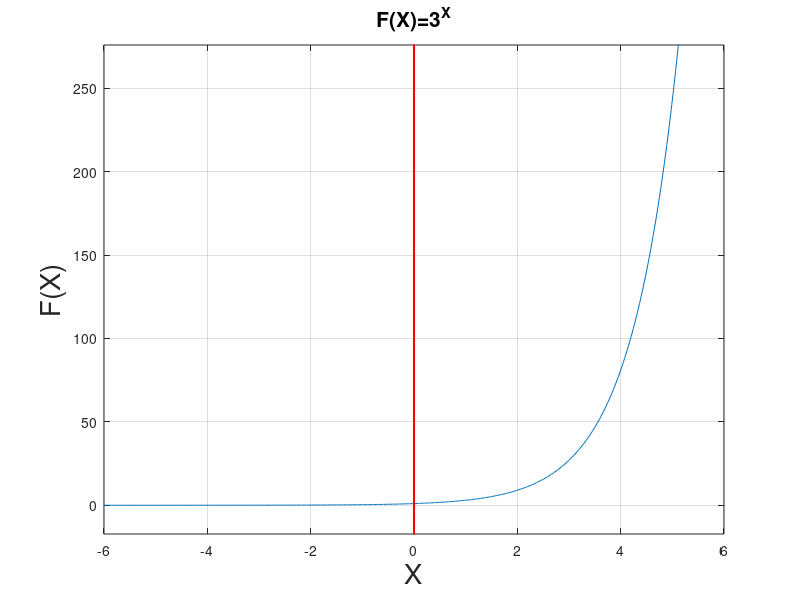

This figure's MATLAB source:
%Octave Script
%title               :Funciones trascendentes: Trigonometricas, Logaritmicas y Exponenciales
%Description         :identificar el dominio, rango y tipo de funcion
%Author:             :Angel Jesus Santiago Hernandez
%Date                :2021/11/25
%Version             :7
%Usage               :octave>cd/path/AXIOMAS
%Notes:              :Requiere aplicacion octave,usar su linea de comandos
%                    :https://octaveintro.readthedocs.io/en/latest/index.html


clc
clear 
ezplot('3.^x',[-6 6]);
hold on;
grid on;
plot([0 0],[-30 300],'r-',"linewidth",1.5,"markersize",8);
hold off;
title("F(X)=3^X",'FontSize',15);
ylabel("F(X)",'FontSize',20);
xlabel("X",'FontSize',20);
%Dominio, Rango y tipo de funcion
disp('FUNCION INYECTIVA')